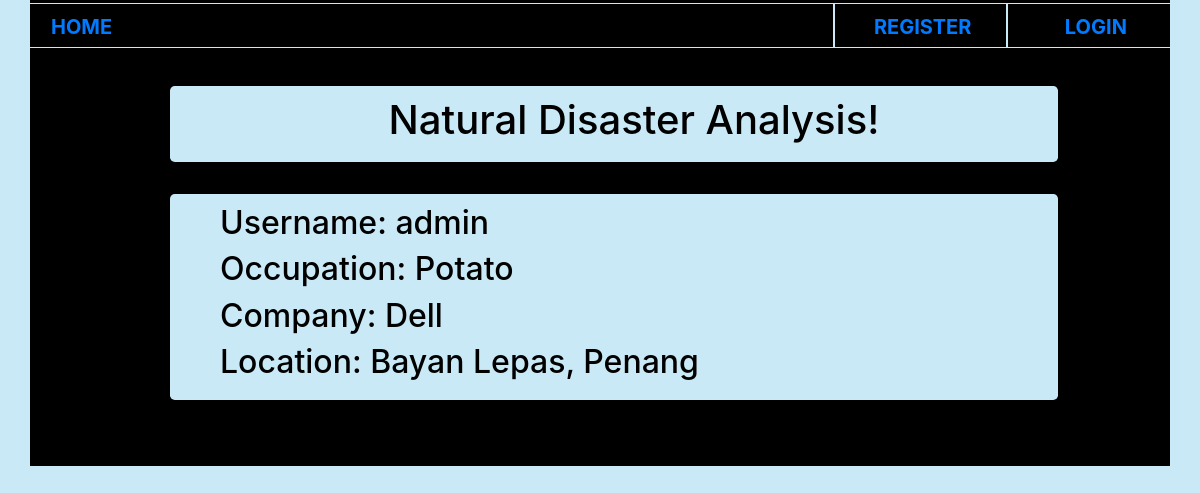
Screenshot of /homePage/dashboard/ with the database file from the repository.
### homePage/models.py (models this page shows, shortened)
class UserProfileInfo(models.Model):
    user = models.OneToOneField(User, on_delete=models.CASCADE)
    occupation = models.TextField(blank=True)
    company=models.TextField(blank=True)
    location=models.TextField(blank=True)

### homePage/views.py (the view)
def dashboard(request):
    all_users = UserProfileInfo.objects.select_related('user')
    return render(request,'homePage/dashboard.html',{'all_users':all_users})

### templates/homePage/dashboard.html
{% extends "homePage/base.html" %}
{% block body_block %}
<div class="container">
  <div class="jumbotron">
    <h1 style="text-align:center;">Natural Disaster Analysis!</h1>
  </div>
  <div class="jumbotron">
    {% if all_users %}
        {% for user in all_users %}
            <h2>Username: {{user.user.username}}</h2>
            <h2>Occupation: {{user.occupation}}</h2>
            <h2>Company: {{user.company}}</h2>
            <h2>Location: {{user.location}}</h2>
        {% endfor %}
    {% else %}
        <h2>Register or Login if you'd like to</h2>
    {% endif %}
  </div>
</div>
{% endblock %}

### templates/homePage/base.html (style rules this page uses)
.container { background-color: black; color: #c9e9f6; margin: auto; padding: 3px 5px 22px 10px; }
.jumbotron { position: relative; color: black; left: 120px; top: 10px; background-color:#c9e9f6; width: 80%; text-align: left; padding: 10px 10px 10px 50px; }

### rows the page displays
UserProfileInfo: user.username "admin", occupation "Potato", company "Dell", location "Bayan Lepas, Penang"
